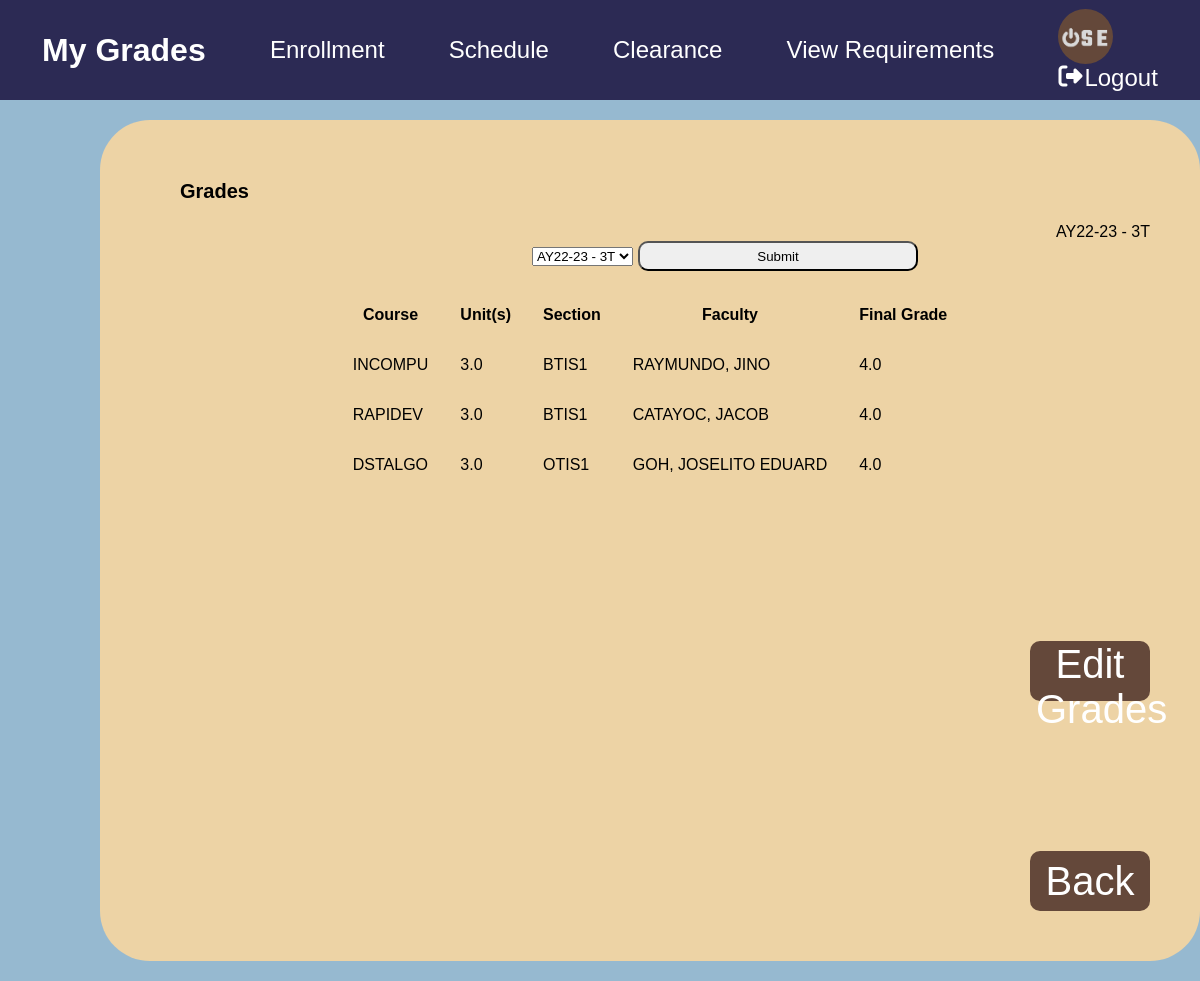
The page /grades.php?term=AY22-23 - 3T (signed in) on the database its author committed.
### tables this page shows
CREATE TABLE `grades` (
  `grades_id` int(11) NOT NULL,
  `course` varchar(10) NOT NULL,
  `units` decimal(2,1) NOT NULL,
  `section` varchar(10) NOT NULL,
  `faculty` varchar(50) NOT NULL,
  `final_grade` varchar(5) DEFAULT NULL,
  `user_id` int(11) DEFAULT NULL,
  `term` varchar(15) DEFAULT NULL
);

### grades.php (the view, shortened to what this page needs)
<?php
require_once('config.php');
?>
<!DOCTYPE html>
<html lang="en">
  <head>
    <link rel="stylesheet" href="style.css" />
    <link rel="stylesheet" href="https://cdnjs.cloudflare.com/ajax/libs/font-awesome/6.3.0/css/all.min.css" />
  </head>
  <body>
    <div class="homepage">
      <h1>My Grades</h1>
      <a onclick="enrollmentmessage()" href="http://apps.benilde.edu.ph/sis/" target="_blank" class="link-cont"><span>Enrollment</span></a>
      <a href="schedule-viewing.php" class="link-cont"><span>Schedule</span></a>
      <a onclick="clearancemessage()" href="http://apps.benilde.edu.ph/sis/" target="_blank" class="link-cont"><span>Clearance</span></a>
      <a href="requirement-viewing.php" class="link-cont"><span>View Requirements</span></a>
      <div class="logo">
      <div class="logout"><a href="homepage.php"><img src="OSE logo.jpg"></a></div>
        <a href="process.php?type=logout"><span class="logout"><i class="fa-solid fa-right-from-bracket"></i>Logout</span></a>
          </div>
        </div>
    <?php
      $sql_term = "SELECT DISTINCT term FROM grades WHERE user_id = '" . $_SESSION['user_id'] . "'";
      $terms = $con -> query($sql_term);
    ?>
    <div class="main">
      <h2>Grades</h2>
      <div style="text-align: right;">
        <?php
          echo $_GET['term'] ?? null;
        ?>
        <form action="grades.php" method="GET">
          <select name="term">
            <?php
              while ($term = mysqli_fetch_array($terms, MYSQLI_ASSOC)):;
            ?>
            <option value="<?php echo $term['term'];?>"<?php echo isset($_GET['term']) && $_GET['term'] == $term['term']?'selected':'';?>>
              <?php echo $term['term']; ?>
            </option>
            <?php endwhile; ?>
          </select>
          <input type="submit" name="Filter">
        </form>
          <?php
            $currentTerm = "AY22-23 - 3T";
            while ($term = mysqli_fetch_array($terms, MYSQLI_ASSOC)):;
            $selected = ($term['term'] == $currentTerm) ? 'selected' : '';
          ?>
            <option value="<?php echo $term['term']; ?>" <?php echo $selected; ?>>
                <?php echo $term['term']; ?>
            </option>
          <?php endwhile; ?>
            <?php
              while ($term = mysqli_fetch_array($terms, MYSQLI_ASSOC)) {
              $selected = ($_GET['getterms'] == $term['term']) ? 'selected' : '';
              echo '<option value="' . $term['term'] . '" ' . $selected . '>' . $term['term'] . '</option>';
              }
            ?>
      <table style="margin-left: auto; margin-right: auto;">
          <tr>
            <th>Course</th>
            <th>Unit(s)</th>
            <th>Section</th>
            <th>Faculty</th>
            <th>Final Grade</th>
          </tr>
          <?php
          if (isset($_GET['term'])) {
            $term = mysqli_real_escape_string($con, $_GET['term']);
          } else {
            $term = "";
          }
          $sql = "SELECT * FROM grades WHERE user_id = '".$_SESSION['user_id']."' AND term = '$term'";
          $result = $con -> query($sql);
          if ($result -> num_rows > 0) {
            while ($row = $result -> fetch_assoc()) {
              echo "
              <tr>
                <td>
                  ". $row["course"] ."
                </td>
                <td>
                  ". $row["units"] ."
                </td>
                <td>
                  ". $row["section"] ."
                </td>
                <td>
                  ". $row["faculty"] ."
                </td>
                <td>
                  ". $row["final_grade"] ."
                </td>
              </tr>";
            }
            echo "</table>";
          } else {
            echo "Empty table";
          }
          ?>
      <a href="grade_edit.php"><button type="button">Edit Grades</a></button>
      <a href="homepage.php"><button type="button">Back</a></button>
    </div>
  </body>
</html>

### style.css (style rules this page uses)
body { background-color: #96b9d0; margin: 0; font-family: arial; }
.homepage { display: flex; align-items: center; justify-content: space-around; height: 80px; background-color: #2c2a54; font-family: arial; padding: 10px; color: #fff; }
.homepage a { color: #fff; text-decoration: none; font-size: 24px; font-family: arial; }
.homepage img { border-radius: 100px; width: 55px; height: 55px; }
.main { margin-top: 20px; margin-bottom: 20px; background-color: #edd3a5; border-radius: 50px; width: 1000px; margin-left: 100px; padding: 50px; }
input { width: 280px; height: 30px; border-radius: 10px; padding: 5px; }
.logout { display: flex; gap: 2px; }

### grades.php (style rules this page uses)
h2 { margin-top: 10px; margin-left: 30px; margin-bottom: 20px; border-top: 5px; font-family: arial; font-size: 20px; }
button { background-color: #64483A; width: 120px; height: 60px; border-radius: 10px; border-width: 0px; font-size: 40px; color: white; margin-top: 150px; margin-left: 650px; }
form { text-align: center; font-size: large; font-family: arial; font-weight: bold; margin-left: 150px; }
th, td { padding: 15px; }
a { color: white; text-decoration: none; }

### rows shown on the page
grades: course "INCOMPU", units "3.0", section "BTIS1", faculty "RAYMUNDO, JINO", final_grade "4.0"
grades: course "RAPIDEV", units "3.0", section "BTIS1", faculty "CATAYOC, JACOB", final_grade "4.0"
grades: course "DSTALGO", units "3.0", section "OTIS1", faculty "GOH, JOSELITO EDUARD", final_grade "4.0"

### other values the page prints
$_GET['term'] "AY22-23 - 3T"
form field term "AY22-23 - 3T"
